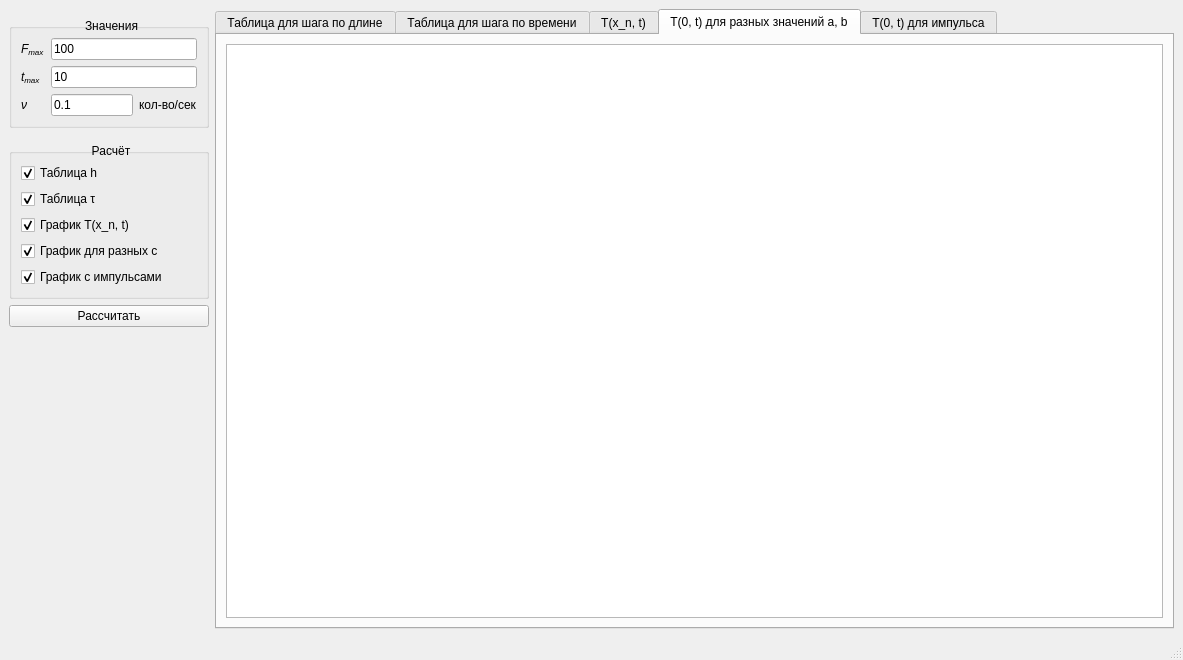
<?xml version="1.0" encoding="UTF-8"?>
<ui version="4.0">
 <class>MainWindow</class>
 <widget class="QMainWindow" name="MainWindow">
  <property name="geometry">
   <rect>
    <x>0</x>
    <y>0</y>
    <width>1183</width>
    <height>660</height>
   </rect>
  </property>
  <property name="windowTitle">
   <string>MainWindow</string>
  </property>
  <property name="styleSheet">
   <string notr="true"/>
  </property>
  <widget class="QWidget" name="centralwidget">
   <layout class="QGridLayout" name="gridLayout">
    <item row="4" column="0">
     <spacer name="verticalSpacer">
      <property name="orientation">
       <enum>Qt::Vertical</enum>
      </property>
      <property name="sizeHint" stdset="0">
       <size>
        <width>20</width>
        <height>40</height>
       </size>
      </property>
     </spacer>
    </item>
    <item row="0" column="0" rowspan="2">
     <widget class="QGroupBox" name="groupBox">
      <property name="minimumSize">
       <size>
        <width>200</width>
        <height>0</height>
       </size>
      </property>
      <property name="maximumSize">
       <size>
        <width>200</width>
        <height>16777215</height>
       </size>
      </property>
      <property name="styleSheet">
       <string notr="true">QGroupBox::title {
	subcontrol-position: top center;
	margin-bottom: -20px;
	font-size: 10px;
}</string>
      </property>
      <property name="title">
       <string>Значения</string>
      </property>
      <layout class="QGridLayout" name="gridLayout_2">
       <item row="1" column="1" colspan="2">
        <widget class="QLineEdit" name="Tmax_lineEdit">
         <property name="text">
          <string>10</string>
         </property>
        </widget>
       </item>
       <item row="0" column="1" colspan="2">
        <widget class="QLineEdit" name="Fmax_lineEdit">
         <property name="text">
          <string>100</string>
         </property>
        </widget>
       </item>
       <item row="2" column="1">
        <widget class="QLineEdit" name="nu_lineEdit">
         <property name="text">
          <string>0.1</string>
         </property>
        </widget>
       </item>
       <item row="2" column="0">
        <widget class="QLabel" name="nu_label">
         <property name="text">
          <string>&lt;i&gt;ν&lt;/i&gt;</string>
         </property>
        </widget>
       </item>
       <item row="2" column="2">
        <widget class="QLabel" name="nu_units_label">
         <property name="text">
          <string>кол-во/сек</string>
         </property>
        </widget>
       </item>
       <item row="1" column="0">
        <widget class="QLabel" name="label_4">
         <property name="text">
          <string>&lt;i&gt;t&lt;sub&gt;max&lt;/sub&gt;&lt;/i&gt;</string>
         </property>
        </widget>
       </item>
       <item row="0" column="0">
        <widget class="QLabel" name="label_3">
         <property name="text">
          <string>&lt;i&gt;F&lt;sub&gt;max&lt;/sub&gt;&lt;/i&gt;</string>
         </property>
        </widget>
       </item>
      </layout>
     </widget>
    </item>
    <item row="3" column="0">
     <widget class="QPushButton" name="calculatePushButton">
      <property name="text">
       <string>Рассчитать</string>
      </property>
     </widget>
    </item>
    <item row="0" column="1" rowspan="5">
     <widget class="QTabWidget" name="tabWidget">
      <property name="tabShape">
       <enum>QTabWidget::Rounded</enum>
      </property>
      <property name="currentIndex">
       <number>3</number>
      </property>
      <widget class="QWidget" name="tab_3">
       <attribute name="title">
        <string>Таблица для шага по длине</string>
       </attribute>
       <layout class="QVBoxLayout" name="verticalLayout_2">
        <item>
         <widget class="QTableView" name="tableView_x"/>
        </item>
       </layout>
      </widget>
      <widget class="QWidget" name="tab_4">
       <attribute name="title">
        <string>Таблица для шага по времени</string>
       </attribute>
       <layout class="QVBoxLayout" name="verticalLayout_3">
        <item>
         <widget class="QTableView" name="tableView_t"/>
        </item>
       </layout>
      </widget>
      <widget class="QWidget" name="tab_5">
       <attribute name="title">
        <string>T(x_n, t)</string>
       </attribute>
       <layout class="QVBoxLayout" name="verticalLayout_5">
        <item>
         <widget class="QChartView" name="chart_Xn">
          <property name="backgroundBrush">
           <brush brushstyle="NoBrush">
            <color alpha="255">
             <red>22</red>
             <green>22</green>
             <blue>22</blue>
            </color>
           </brush>
          </property>
         </widget>
        </item>
       </layout>
      </widget>
      <widget class="QWidget" name="tab_2">
       <attribute name="title">
        <string>T(0, t) для разных значений a, b</string>
       </attribute>
       <layout class="QVBoxLayout" name="verticalLayout">
        <item>
         <widget class="QChartView" name="chart_AB">
          <property name="backgroundBrush">
           <brush brushstyle="NoBrush">
            <color alpha="255">
             <red>22</red>
             <green>22</green>
             <blue>22</blue>
            </color>
           </brush>
          </property>
         </widget>
        </item>
       </layout>
      </widget>
      <widget class="QWidget" name="tab">
       <attribute name="title">
        <string>T(0, t) для импульса</string>
       </attribute>
       <layout class="QGridLayout" name="gridLayout_4">
        <item row="0" column="0">
         <widget class="QChartView" name="chart_Impulse">
          <property name="backgroundBrush">
           <brush brushstyle="NoBrush">
            <color alpha="255">
             <red>22</red>
             <green>22</green>
             <blue>22</blue>
            </color>
           </brush>
          </property>
         </widget>
        </item>
       </layout>
      </widget>
     </widget>
    </item>
    <item row="2" column="0">
     <widget class="QGroupBox" name="groupBox_2">
      <property name="styleSheet">
       <string notr="true">QGroupBox::title {
	subcontrol-position: top center;
	margin-bottom: -20px;
	font-size: 10px;
}</string>
      </property>
      <property name="title">
       <string>Расчёт</string>
      </property>
      <layout class="QVBoxLayout" name="verticalLayout_4">
       <item>
        <widget class="QCheckBox" name="table_h_checkBox">
         <property name="text">
          <string>Таблица h</string>
         </property>
         <property name="checked">
          <bool>true</bool>
         </property>
        </widget>
       </item>
       <item>
        <widget class="QCheckBox" name="table_tau_checkBox">
         <property name="text">
          <string>Таблица τ</string>
         </property>
         <property name="checked">
          <bool>true</bool>
         </property>
        </widget>
       </item>
       <item>
        <widget class="QCheckBox" name="plot_T_checkBox">
         <property name="text">
          <string>График T(x_n, t)</string>
         </property>
         <property name="checked">
          <bool>true</bool>
         </property>
        </widget>
       </item>
       <item>
        <widget class="QCheckBox" name="plot_c_checkBox">
         <property name="text">
          <string>График для разных c</string>
         </property>
         <property name="checked">
          <bool>true</bool>
         </property>
        </widget>
       </item>
       <item>
        <widget class="QCheckBox" name="plot_impulse_checkBox">
         <property name="text">
          <string>График с импульсами</string>
         </property>
         <property name="checked">
          <bool>true</bool>
         </property>
        </widget>
       </item>
      </layout>
     </widget>
    </item>
   </layout>
  </widget>
  <widget class="QMenuBar" name="menubar">
   <property name="geometry">
    <rect>
     <x>0</x>
     <y>0</y>
     <width>1183</width>
     <height>22</height>
    </rect>
   </property>
  </widget>
  <widget class="QStatusBar" name="statusbar"/>
 </widget>
 <customwidgets>
  <customwidget>
   <class>QChartView</class>
   <extends>QGraphicsView</extends>
   <header>QtCharts</header>
  </customwidget>
 </customwidgets>
 <tabstops>
  <tabstop>Fmax_lineEdit</tabstop>
  <tabstop>Tmax_lineEdit</tabstop>
  <tabstop>calculatePushButton</tabstop>
  <tabstop>tabWidget</tabstop>
  <tabstop>chart_Impulse</tabstop>
  <tabstop>chart_AB</tabstop>
 </tabstops>
 <resources/>
 <connections/>
</ui>
